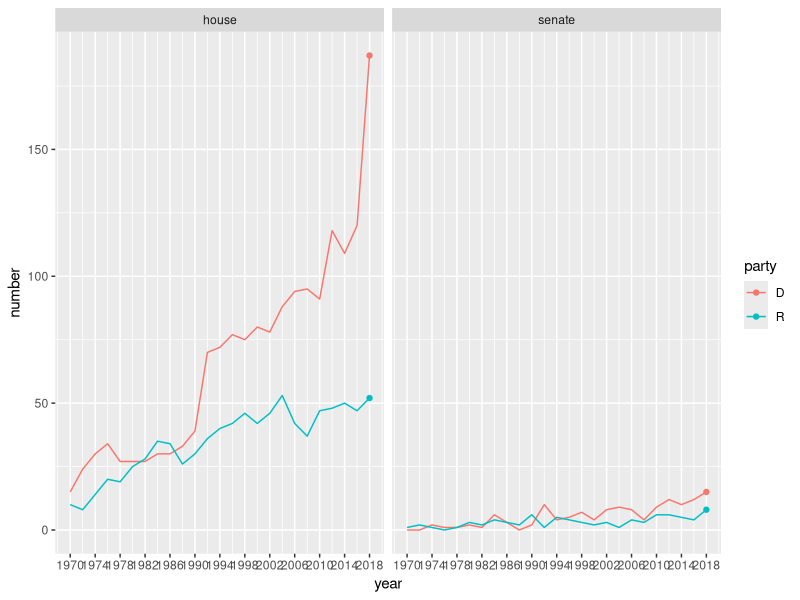
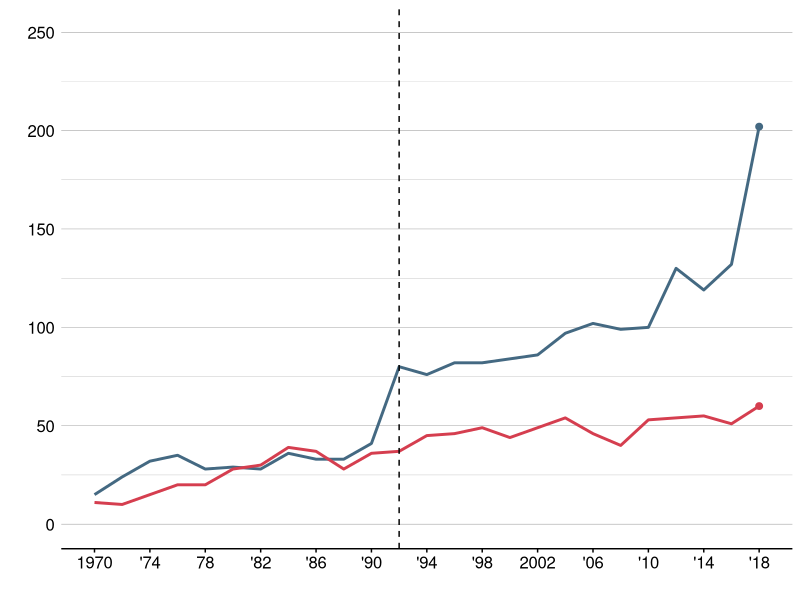
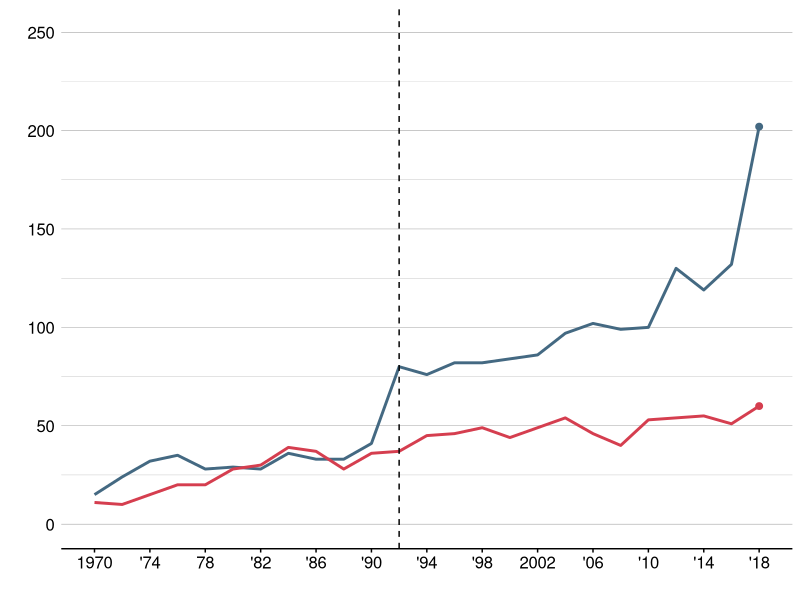

Source code (R) for these figures, in order:
# number of women candidates in congress

library('tidyverse')

## http://cawp.rutgers.edu/potential-candidate-summary-2018
## http://www.cawp.rutgers.edu/sites/default/files/resources/can_histsum.pdf

cand <- read_csv('congress_running.csv')

# by chamber
ggplot(cand, aes(x = year, y = number, group = party)) +
  geom_line(aes(color = party)) +
  geom_point(data = cand %>% filter(year == 2018), 
             aes(x = year, y = number, 
                 group = party, color = party)) +
  facet_wrap(~ chamber) +
  scale_x_continuous(breaks = seq(1970, 2018, 4), limits = c(1970, 2018))

# house and senate together
cand.sum <- cand %>% group_by(year, party) %>% summarise(number = sum(number))

ggplot(cand.sum, aes(x = year, y = number, group = party)) +
  geom_line(aes(color = party), size = 1) +
  geom_point(data = cand.sum %>% filter(year == 2018), 
             aes(x = year, y = number, 
                 group = party, color = party), size = 2) +
 geom_vline(xintercept = 1992, linetype = 2, color = 'black', size = .5) + 
  labs(x = '', y = '') +
  scale_y_continuous(limits = c(0, 250)) +
  scale_x_continuous(breaks = seq(1970, 2018, 4), limits = c(1970, 2018), 
                     labels = c("1970", "'74", "78", "'82", "'86", "'90", "'94", "'98",
                                "2002", "'06", "'10", "'14", "'18")) +
  scale_color_manual(values = c('#446982', '#d53e4f')) +
  theme_minimal()+ theme(panel.grid.minor.x = element_blank(),
                         axis.ticks.x = element_line(),
                         axis.line.x = element_line(),
                         panel.grid.major.x = element_blank(), 
                         panel.grid.major.y = element_line(colour="grey46", size = rel(0.25)), 
                         panel.grid.minor.y = element_line(colour="grey46", size = rel(0.25)), 
                         axis.text = element_text(color = 'black', size = 12), 
                         legend.position = 'none', legend.title = element_blank()) 

ggsave('congress_candidates.png', width = 5.5, height = 4)


